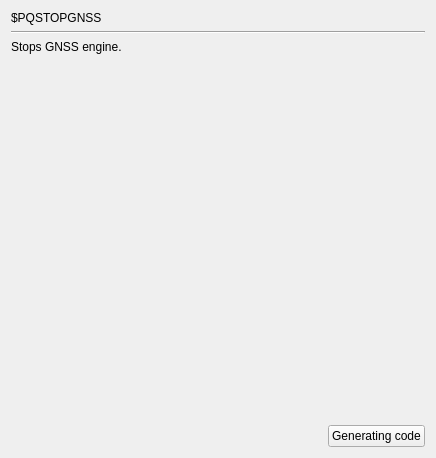
     <widget class="QWidget" name="page_PQSTOPGNSS">
      <layout class="QGridLayout" name="gridLayout_233">
       <item row="0" column="0">
        <widget class="QLabel" name="label_494">
         <property name="text">
          <string>$PQSTOPGNSS</string>
         </property>
        </widget>
       </item>
       <item row="1" column="0" colspan="3">
        <widget class="Line" name="line_125">
         <property name="orientation">
          <enum>Qt::Horizontal</enum>
         </property>
        </widget>
       </item>
       <item row="2" column="0" colspan="3">
        <widget class="QLabel" name="label_495">
         <property name="text">
          <string>Stops GNSS engine.</string>
         </property>
        </widget>
       </item>
       <item row="3" column="2">
        <spacer name="verticalSpacer_125">
         <property name="orientation">
          <enum>Qt::Vertical</enum>
         </property>
         <property name="sizeHint" stdset="0">
          <size>
           <width>20</width>
           <height>365</height>
          </size>
         </property>
        </spacer>
       </item>
       <item row="4" column="1">
        <spacer name="horizontalSpacer_125">
         <property name="orientation">
          <enum>Qt::Horizontal</enum>
         </property>
         <property name="sizeHint" stdset="0">
          <size>
           <width>214</width>
           <height>20</height>
          </size>
         </property>
        </spacer>
       </item>
       <item row="4" column="2">
        <widget class="QPushButton" name="GC_PQSTOPGNSS">
         <property name="text">
          <string>Generating code</string>
         </property>
        </widget>
       </item>
      </layout>
     </widget>
